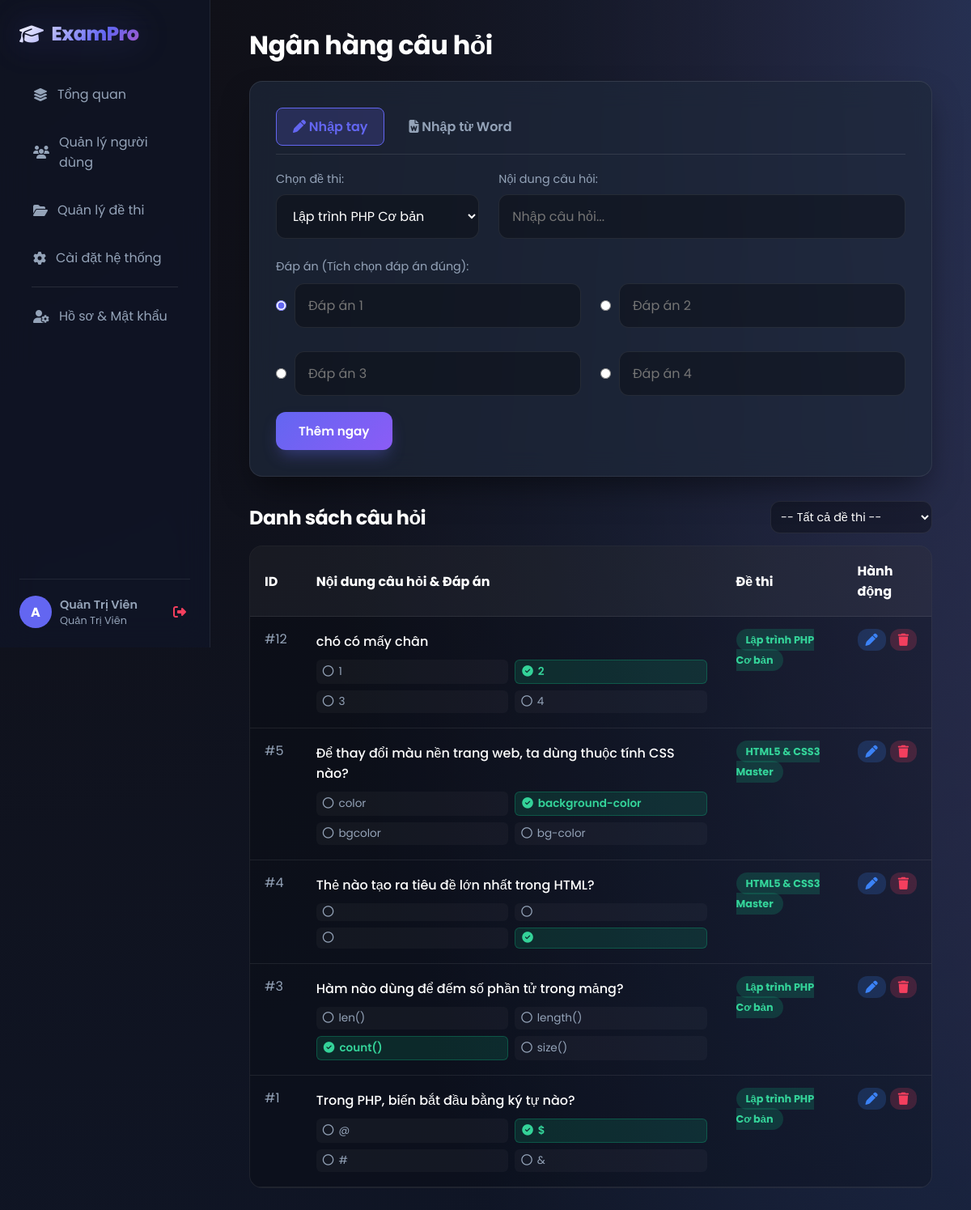
/teacher/questions.php (signed in), run on the app's committed database.
### tables this page shows
CREATE TABLE `questions` (
  `id` int(11) NOT NULL,
  `exam_id` int(11) DEFAULT NULL,
  `content` text NOT NULL,
  `attachment` varchar(255) DEFAULT NULL
);

CREATE TABLE `answers` (
  `id` int(11) NOT NULL,
  `question_id` int(11) DEFAULT NULL,
  `content` text NOT NULL,
  `is_correct` tinyint(1) DEFAULT 0
);

CREATE TABLE `exams` (
  `id` int(11) NOT NULL,
  `title` varchar(200) NOT NULL,
  `description` text DEFAULT NULL,
  `duration` int(11) NOT NULL,
  `created_by` int(11) DEFAULT NULL,
  `status` enum('active','closed') DEFAULT 'active'
);

### teacher/questions.php (the view, shortened to what this page needs)
<?php
require_once '../config/database.php';
$sql_list = "SELECT q.*, e.title as exam_title FROM questions q JOIN exams e ON q.exam_id = e.id";
$sql_list .= " ORDER BY q.id DESC";
$questions_list = $conn->query($sql_list)->fetchAll();
$exams = $conn->query("SELECT * FROM exams")->fetchAll();
?>
<!DOCTYPE html>
<html lang="vi">
<head>
    <link rel="stylesheet" href="https://cdnjs.cloudflare.com/ajax/libs/font-awesome/6.4.0/css/all.min.css">
    <link rel="stylesheet" href="/exam_web/assets/css/style.css">
    <link rel="stylesheet" href="/exam_web/assets/css/questions.css">
</head>
<body>
    <div class="app-container">
        <?php include '../includes/sidebar.php'; ?>
        <main class="main-content">
            <h1 style="margin-bottom: 20px;">Ngân hàng câu hỏi</h1>
            <div class="card" style="margin-bottom: 30px;">
                <div class="tab-header">
                    <button class="tab-btn active" onclick="switchTab('manual')"><i class="fa-solid fa-pen"></i> Nhập tay</button>
                    <button class="tab-btn" onclick="switchTab('import')"><i class="fa-solid fa-file-word"></i> Nhập từ Word</button>
                </div>
                <div id="manual" class="tab-content active">
                    <form method="POST">
                        <div class="grid-3" style="grid-template-columns: 1fr 2fr;">
                            <div class="form-group">
                                <label>Chọn đề thi:</label>
                                <select name="exam_id" class="form-control" style="background: rgba(0,0,0,0.3); color: #fff;" required>
                                    <?php foreach($exams as $ex): ?>
                                        <option value="<?php echo $ex['id']; ?>"><?php echo $ex['title']; ?></option>
                                    <?php endforeach; ?>
                                </select>
                            </div>
                            <div class="form-group">
                                <label>Nội dung câu hỏi:</label>
                                <input type="text" name="content" class="form-control" placeholder="Nhập câu hỏi..." required>
                            </div>
                        </div>
                        <label style="margin-bottom: 10px; display: block; font-size: 0.9rem; color: var(--text-light);">Đáp án (Tích chọn đáp án đúng):</label>
                        <div class="grid-3" style="grid-template-columns: 1fr 1fr;">
                            <?php for($i=0; $i<4; $i++): ?>
                            <div style="display: flex; align-items: center; gap: 10px; margin-bottom: 5px;">
                                <input type="radio" name="correct" value="<?php echo $i; ?>" <?php echo ($i==0)?'checked':''; ?> style="accent-color: var(--primary);">
                                <input type="text" name="answer[]" class="form-control" placeholder="Đáp án <?php echo $i+1; ?>" required>
                            </div>
                            <?php endfor; ?>
                        </div>
                        <button type="submit" class="btn btn-primary" style="margin-top: 15px;">Thêm ngay</button>
                    </form>
                </div>
            </div>
            <h2 style="margin-bottom: 15px; display: flex; justify-content: space-between; align-items: center;">
                Danh sách câu hỏi
                <form method="GET" style="display: flex; gap: 10px;">
                    <select name="filter_exam" class="form-control" style="padding: 8px; width: 200px; font-size: 0.9rem;" onchange="this.form.submit()">
                        <option value="">-- Tất cả đề thi --</option>
                    </select>
                </form>
            </h2>
            <div class="table-container">
                <table>
                    <thead>
                        <tr>
                            <th style="width: 50px;">ID</th>
                            <th>Nội dung câu hỏi & Đáp án</th>
                            <th style="width: 150px;">Đề thi</th>
                            <th style="width: 100px;">Hành động</th>
                        </tr>
                    </thead>
                    <tbody>
                        <?php if(count($questions_list) > 0): ?>
                            <?php foreach($questions_list as $q): ?>
                            <tr id="row-<?php echo $q['id']; ?>">
                                <td style="vertical-align: top; padding-top: 15px;">#<?php echo $q['id']; ?></td>
                                <td>
                                    <div style="color: #fff; font-weight: 500; font-size: 1rem; margin-bottom: 5px;">
                                        <?php echo $q['content']; ?>
                                    </div>
                                    <?php
                                        $ans_stmt = $conn->prepare("SELECT * FROM answers WHERE question_id = ?");
                                        $ans_stmt->execute([$q['id']]);
                                        $answers = $ans_stmt->fetchAll();
                                    ?>
                                    <div class="ans-list">
                                        <?php foreach($answers as $ans):
                                            $is_true = $ans['is_correct'] == 1;
                                        ?>
                                            <div class="ans-item <?php echo $is_true ? 'correct' : ''; ?>">
                                                <?php echo ($is_true ? '<i class="fa-solid fa-circle-check"></i>' : '<i class="fa-regular fa-circle"></i>') . " " . $ans['content']; ?>
                                            </div>
                                        <?php endforeach; ?>
                                    </div>
                                </td>
                                <td style="vertical-align: top; padding-top: 15px;">
                                    <span class="status-badge status-active"><?php echo $q['exam_title']; ?></span>
                                </td>
                                <td style="vertical-align: top; padding-top: 15px; text-align: center;">
                                    <div style="display: flex; gap: 5px; justify-content: center;">
                                        <button type="button" class="btn" onclick="openEditModal(<?php echo $q['id']; ?>)" style="padding: 6px 10px; background: rgba(59, 130, 246, 0.2); color: #3b82f6;">
                                            <i class="fa-solid fa-pen"></i>
                                        </button>
                                        <button type="button" class="btn" onclick="deleteQuestion(<?php echo $q['id']; ?>)" style="padding: 6px 10px; background: rgba(244, 63, 94, 0.2); color: #f43f5e;">
                                            <i class="fa-solid fa-trash"></i>
                                        </button>
                                    </div>
                                </td>
                            </tr>
                            <?php endforeach; ?>
                        <?php else: ?>
                            <tr><td colspan="4" style="text-align: center;">Chưa có câu hỏi nào.</td></tr>
                        <?php endif; ?>
                    </tbody>
                </table>
            </div>
        </main>
    </div>
</body>
</html>

### assets/css/style.css (style rules this page uses)
:root { --primary: #6366f1; --primary-glow: rgba(99, 102, 241, 0.5); --secondary: #ec4899; --accent: #8b5cf6; --bg-dark: #0f172a; --text-main: #f8fafc; --text-light: #94a3b8; --glass-bg: rgba(30, 41, 59, 0.7); --glass-border: rgba(255, 255, 255, 0.08); --glass-shine: rgba(255, 255, 255, 0.03); --radius: 16px; --sidebar-width: 260px; --transition: all 0.3s cubic-bezier(0.4, 0, 0.2, 1); }
* { margin: 0; padding: 0; box-sizing: border-box; font-family: 'Poppins', sans-serif; }
body { background-color: var(--bg-dark); background-image: radial-gradient(at 0% 0%, hsla(253,16%,7%,1) 0, transparent 50%), radial-gradient(at 50% 0%, hsla(225,39%,30%,1) 0, transparent 50%), radial-gradient(at 100% 0%, hsla(339,49%,30%,1) 0, transparent 50%); background-size: 200% 200%; animation: aurora 15s ease infinite; color: var(--text-main); min-height: 100vh; overflow-x: hidden; }
.app-container { display: flex; width: 100%; min-height: 100vh; margin: 0; padding: 0; }
.main-content { margin-left: var(--sidebar-width) !important; width: calc(100% - var(--sidebar-width)) !important; padding: 2rem 3rem; flex: 1; position: relative; }
h1, h2, h3 { color: #fff; font-weight: 700; letter-spacing: -0.5px; margin-bottom: 1rem; }
.card { background: var(--glass-bg); backdrop-filter: blur(16px); border: 1px solid var(--glass-border); border-top: 1px solid rgba(255,255,255,0.1); border-radius: var(--radius); padding: 2rem; box-shadow: 0 20px 40px -10px rgba(0,0,0,0.5); position: relative; overflow: hidden; transition: var(--transition); }
.form-group { margin-bottom: 1.5rem; }
.form-group label { color: var(--text-light); font-size: 0.9rem; margin-bottom: 8px; display: block; }
.form-control { width: 100%; padding: 14px 16px; background: rgba(0, 0, 0, 0.3); border: 1px solid var(--glass-border); color: #fff; border-radius: 12px; font-size: 1rem; transition: var(--transition); }
.btn { padding: 12px 28px; border-radius: 12px; font-weight: 600; font-size: 0.95rem; border: none; cursor: pointer; transition: var(--transition); display: inline-flex; align-items: center; justify-content: center; gap: 8px; }
.btn-primary { background: linear-gradient(135deg, var(--primary), var(--accent)); color: white; box-shadow: 0 10px 20px -5px rgba(99, 102, 241, 0.4); }
.table-container { background: rgba(0, 0, 0, 0.2); border-radius: var(--radius); border: 1px solid var(--glass-border); overflow: hidden; }
table { width: 100%; border-collapse: collapse; color: var(--text-light); }
th { background: rgba(255, 255, 255, 0.05); color: #fff; padding: 18px; text-align: left; border-bottom: 1px solid var(--glass-border); }
td { padding: 18px; border-bottom: 1px solid var(--glass-border); }
.status-badge { padding: 5px 12px; border-radius: 20px; font-size: 0.8rem; font-weight: bold; }
.status-active { background: rgba(16, 185, 129, 0.2); color: #34d399; }
.grid-3 { display: grid; grid-template-columns: repeat(auto-fit, minmax(320px, 1fr)); gap: 1.5rem; }

### assets/css/questions.css (style rules this page uses)
.tab-header { display: flex; gap: 10px; margin-bottom: 20px; border-bottom: 1px solid rgba(255,255,255,0.1); padding-bottom: 10px; }
.tab-btn { background: transparent; border: none; color: #94a3b8; padding: 10px 20px; font-size: 1rem; font-weight: 600; cursor: pointer; border-radius: 8px; transition: 0.3s; }
.tab-btn.active { background: rgba(99, 102, 241, 0.2); color: var(--primary); border: 1px solid var(--primary); }
.tab-content { display: none; animation: fadeIn 0.5s; }
.tab-content.active { display: block; }
.ans-list { margin-top: 10px; display: grid; grid-template-columns: 1fr 1fr; gap: 8px; }
.ans-item { font-size: 0.85rem; padding: 4px 8px; border-radius: 6px; background: rgba(255,255,255,0.03); color: #94a3b8; display: flex; align-items: center; gap: 6px; }
.ans-item.correct { background: rgba(16, 185, 129, 0.15); color: #34d399; border: 1px solid rgba(16, 185, 129, 0.3); font-weight: 600; }

### data on the page
questions: id "12", content "chó có mấy chân", exam.title "Lập trình PHP Cơ bản"
answers: is_correct 0 (drawn), content "1"
answers: is_correct 1 (drawn), content "2"
answers: is_correct 0 (drawn), content "3"
answers: is_correct 0 (drawn), content "4"
questions: id "5", content "Để thay đổi màu nền trang web, ta dùng thuộc tính CSS nào?", exam.title "HTML5 & CSS3 Master"
answers: is_correct 0 (drawn), content "color"
answers: is_correct 1 (drawn), content "background-color"
answers: is_correct 0 (drawn), content "bgcolor"
answers: is_correct 0 (drawn), content "bg-color"
questions: id "4", content "Thẻ nào tạo ra tiêu đề lớn nhất trong HTML?", exam.title "HTML5 & CSS3 Master"
answers: is_correct 0 (drawn)
answers: is_correct 0 (drawn)
answers: is_correct 0 (drawn)
answers: is_correct 1 (drawn)
questions: id "3", content "Hàm nào dùng để đếm số phần tử trong mảng?", exam.title "Lập trình PHP Cơ bản"
answers: is_correct 0 (drawn), content "len()"
answers: is_correct 0 (drawn), content "length()"
answers: is_correct 1 (drawn), content "count()"
answers: is_correct 0 (drawn), content "size()"
questions: id "1", content "Trong PHP, biến bắt đầu bằng ký tự nào?", exam.title "Lập trình PHP Cơ bản"
answers: is_correct 0 (drawn), content "@"
answers: is_correct 1 (drawn), content "$"
answers: is_correct 0 (drawn), content "#"
answers: is_correct 0 (drawn), content "&"

### other printed values
substr($_SESSION['username'], 0, 1) "A"
$_SESSION['fullname'] "Quản Trị Viên"
$role_name "Quản Trị Viên"
form field exam_id "Lập trình PHP Cơ bản"
